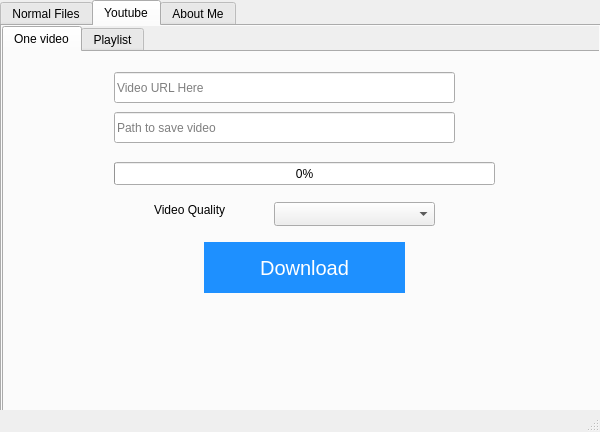
<?xml version="1.0" encoding="UTF-8"?>
<ui version="4.0">
 <class>MainWindow</class>
 <widget class="QMainWindow" name="MainWindow">
  <property name="geometry">
   <rect>
    <x>0</x>
    <y>0</y>
    <width>600</width>
    <height>432</height>
   </rect>
  </property>
  <property name="windowTitle">
   <string>MainWindow</string>
  </property>
  <widget class="QWidget" name="centralwidget">
   <widget class="QTabWidget" name="about">
    <property name="enabled">
     <bool>true</bool>
    </property>
    <property name="geometry">
     <rect>
      <x>0</x>
      <y>0</y>
      <width>601</width>
      <height>431</height>
     </rect>
    </property>
    <property name="cursor">
     <cursorShape>ArrowCursor</cursorShape>
    </property>
    <property name="styleSheet">
     <string notr="true"/>
    </property>
    <property name="currentIndex">
     <number>1</number>
    </property>
    <widget class="QWidget" name="tab">
     <attribute name="icon">
      <iconset resource="photo.qrc">
       <normaloff>:/icons/file.png</normaloff>:/icons/file.png</iconset>
     </attribute>
     <attribute name="title">
      <string>Normal Files</string>
     </attribute>
     <widget class="QLineEdit" name="lineEdit">
      <property name="geometry">
       <rect>
        <x>100</x>
        <y>20</y>
        <width>381</width>
        <height>31</height>
       </rect>
      </property>
      <property name="font">
       <font>
        <pointsize>11</pointsize>
        <weight>50</weight>
        <bold>false</bold>
       </font>
      </property>
      <property name="placeholderText">
       <string>URL Here</string>
      </property>
     </widget>
     <widget class="QLineEdit" name="lineEdit_2">
      <property name="geometry">
       <rect>
        <x>100</x>
        <y>60</y>
        <width>341</width>
        <height>31</height>
       </rect>
      </property>
      <property name="placeholderText">
       <string>Path to save file</string>
      </property>
     </widget>
     <widget class="QProgressBar" name="progressBar">
      <property name="geometry">
       <rect>
        <x>100</x>
        <y>110</y>
        <width>381</width>
        <height>23</height>
       </rect>
      </property>
      <property name="value">
       <number>0</number>
      </property>
     </widget>
     <widget class="QPushButton" name="pushButton_10">
      <property name="geometry">
       <rect>
        <x>450</x>
        <y>60</y>
        <width>31</width>
        <height>28</height>
       </rect>
      </property>
      <property name="cursor">
       <cursorShape>PointingHandCursor</cursorShape>
      </property>
      <property name="styleSheet">
       <string notr="true">border:none;</string>
      </property>
      <property name="text">
       <string/>
      </property>
      <property name="icon">
       <iconset resource="photo.qrc">
        <normaloff>:/icons/br.png</normaloff>:/icons/br.png</iconset>
      </property>
      <property name="iconSize">
       <size>
        <width>40</width>
        <height>40</height>
       </size>
      </property>
     </widget>
     <widget class="QPushButton" name="pushButton_6">
      <property name="geometry">
       <rect>
        <x>190</x>
        <y>160</y>
        <width>201</width>
        <height>51</height>
       </rect>
      </property>
      <property name="cursor">
       <cursorShape>PointingHandCursor</cursorShape>
      </property>
      <property name="styleSheet">
       <string notr="true">  background-color: DodgerBlue;
  border: none;
  color: white;
  padding: 12px 30px;
  font-size: 20px</string>
      </property>
      <property name="text">
       <string>Download</string>
      </property>
     </widget>
    </widget>
    <widget class="QWidget" name="tab_2">
     <attribute name="icon">
      <iconset resource="photo.qrc">
       <normaloff>:/icons/youtube.png</normaloff>:/icons/youtube.png</iconset>
     </attribute>
     <attribute name="title">
      <string>Youtube</string>
     </attribute>
     <widget class="QTabWidget" name="tabWidget_2">
      <property name="geometry">
       <rect>
        <x>0</x>
        <y>0</y>
        <width>601</width>
        <height>391</height>
       </rect>
      </property>
      <property name="cursor">
       <cursorShape>ArrowCursor</cursorShape>
      </property>
      <property name="focusPolicy">
       <enum>Qt::NoFocus</enum>
      </property>
      <property name="contextMenuPolicy">
       <enum>Qt::DefaultContextMenu</enum>
      </property>
      <property name="layoutDirection">
       <enum>Qt::LeftToRight</enum>
      </property>
      <property name="autoFillBackground">
       <bool>true</bool>
      </property>
      <property name="tabPosition">
       <enum>QTabWidget::North</enum>
      </property>
      <property name="tabShape">
       <enum>QTabWidget::Rounded</enum>
      </property>
      <property name="currentIndex">
       <number>0</number>
      </property>
      <widget class="QWidget" name="tab_3">
       <attribute name="icon">
        <iconset resource="photo.qrc">
         <normaloff>:/icons/one.png</normaloff>:/icons/one.png</iconset>
       </attribute>
       <attribute name="title">
        <string>One video</string>
       </attribute>
       <widget class="QLineEdit" name="lineEdit_3">
        <property name="geometry">
         <rect>
          <x>110</x>
          <y>20</y>
          <width>341</width>
          <height>31</height>
         </rect>
        </property>
        <property name="placeholderText">
         <string>Video URL Here</string>
        </property>
       </widget>
       <widget class="QProgressBar" name="progressBar_2">
        <property name="geometry">
         <rect>
          <x>110</x>
          <y>110</y>
          <width>381</width>
          <height>23</height>
         </rect>
        </property>
        <property name="styleSheet">
         <string notr="true"/>
        </property>
        <property name="value">
         <number>0</number>
        </property>
       </widget>
       <widget class="QLineEdit" name="lineEdit_4">
        <property name="geometry">
         <rect>
          <x>110</x>
          <y>60</y>
          <width>341</width>
          <height>31</height>
         </rect>
        </property>
        <property name="placeholderText">
         <string>Path to save video</string>
        </property>
       </widget>
       <widget class="QPushButton" name="pushButton_4">
        <property name="geometry">
         <rect>
          <x>200</x>
          <y>190</y>
          <width>201</width>
          <height>51</height>
         </rect>
        </property>
        <property name="cursor">
         <cursorShape>PointingHandCursor</cursorShape>
        </property>
        <property name="styleSheet">
         <string notr="true">  background-color: DodgerBlue;
  border: none;
  color: white;
  padding: 12px 30px;
  font-size: 20px</string>
        </property>
        <property name="text">
         <string>Download</string>
        </property>
       </widget>
       <widget class="QLabel" name="label">
        <property name="geometry">
         <rect>
          <x>150</x>
          <y>150</y>
          <width>81</width>
          <height>16</height>
         </rect>
        </property>
        <property name="text">
         <string>Video Quality</string>
        </property>
       </widget>
       <widget class="QComboBox" name="comboBox">
        <property name="geometry">
         <rect>
          <x>270</x>
          <y>150</y>
          <width>161</width>
          <height>24</height>
         </rect>
        </property>
       </widget>
       <widget class="QPushButton" name="pushButton_5">
        <property name="geometry">
         <rect>
          <x>460</x>
          <y>20</y>
          <width>31</width>
          <height>28</height>
         </rect>
        </property>
        <property name="cursor">
         <cursorShape>PointingHandCursor</cursorShape>
        </property>
        <property name="toolTip">
         <string>&lt;html&gt;&lt;head/&gt;&lt;body&gt;&lt;p&gt;Click To fetch video Info from youtube&lt;/p&gt;&lt;/body&gt;&lt;/html&gt;</string>
        </property>
        <property name="styleSheet">
         <string notr="true">border:none;</string>
        </property>
        <property name="text">
         <string/>
        </property>
        <property name="icon">
         <iconset resource="photo.qrc">
          <normaloff>:/icons/pull.png</normaloff>:/icons/pull.png</iconset>
        </property>
        <property name="iconSize">
         <size>
          <width>35</width>
          <height>35</height>
         </size>
        </property>
       </widget>
       <widget class="QPushButton" name="pushButton_9">
        <property name="geometry">
         <rect>
          <x>460</x>
          <y>60</y>
          <width>31</width>
          <height>28</height>
         </rect>
        </property>
        <property name="cursor">
         <cursorShape>PointingHandCursor</cursorShape>
        </property>
        <property name="styleSheet">
         <string notr="true">border:none;</string>
        </property>
        <property name="text">
         <string/>
        </property>
        <property name="icon">
         <iconset resource="photo.qrc">
          <normaloff>:/icons/br.png</normaloff>:/icons/br.png</iconset>
        </property>
        <property name="iconSize">
         <size>
          <width>40</width>
          <height>40</height>
         </size>
        </property>
       </widget>
      </widget>
      <widget class="QWidget" name="tab_4">
       <attribute name="icon">
        <iconset resource="photo.qrc">
         <normaloff>:/icons/multi.png</normaloff>:/icons/multi.png</iconset>
       </attribute>
       <attribute name="title">
        <string>Playlist</string>
       </attribute>
       <widget class="QLineEdit" name="lineEdit_5">
        <property name="geometry">
         <rect>
          <x>110</x>
          <y>60</y>
          <width>341</width>
          <height>31</height>
         </rect>
        </property>
        <property name="placeholderText">
         <string>Path to save video</string>
        </property>
       </widget>
       <widget class="QLineEdit" name="lineEdit_6">
        <property name="geometry">
         <rect>
          <x>110</x>
          <y>20</y>
          <width>381</width>
          <height>31</height>
         </rect>
        </property>
        <property name="placeholderText">
         <string>Video URL Here</string>
        </property>
       </widget>
       <widget class="QPushButton" name="pushButton_8">
        <property name="geometry">
         <rect>
          <x>460</x>
          <y>60</y>
          <width>31</width>
          <height>28</height>
         </rect>
        </property>
        <property name="cursor">
         <cursorShape>PointingHandCursor</cursorShape>
        </property>
        <property name="styleSheet">
         <string notr="true">border:none;</string>
        </property>
        <property name="text">
         <string/>
        </property>
        <property name="icon">
         <iconset resource="photo.qrc">
          <normaloff>:/icons/br.png</normaloff>:/icons/br.png</iconset>
        </property>
        <property name="iconSize">
         <size>
          <width>40</width>
          <height>40</height>
         </size>
        </property>
       </widget>
       <widget class="QProgressBar" name="progressBar_3">
        <property name="geometry">
         <rect>
          <x>80</x>
          <y>160</y>
          <width>381</width>
          <height>31</height>
         </rect>
        </property>
        <property name="value">
         <number>0</number>
        </property>
       </widget>
       <widget class="QLabel" name="label_3">
        <property name="geometry">
         <rect>
          <x>270</x>
          <y>230</y>
          <width>41</width>
          <height>31</height>
         </rect>
        </property>
        <property name="font">
         <font>
          <pointsize>18</pointsize>
          <weight>75</weight>
          <bold>true</bold>
         </font>
        </property>
        <property name="text">
         <string>Of</string>
        </property>
       </widget>
       <widget class="QLCDNumber" name="lcdNumber">
        <property name="enabled">
         <bool>true</bool>
        </property>
        <property name="geometry">
         <rect>
          <x>130</x>
          <y>220</y>
          <width>121</width>
          <height>41</height>
         </rect>
        </property>
        <property name="font">
         <font>
          <pointsize>17</pointsize>
          <weight>75</weight>
          <bold>true</bold>
         </font>
        </property>
       </widget>
       <widget class="QLCDNumber" name="lcdNumber_2">
        <property name="geometry">
         <rect>
          <x>310</x>
          <y>220</y>
          <width>111</width>
          <height>41</height>
         </rect>
        </property>
       </widget>
       <widget class="QPushButton" name="pushButton_7">
        <property name="geometry">
         <rect>
          <x>180</x>
          <y>280</y>
          <width>201</width>
          <height>51</height>
         </rect>
        </property>
        <property name="cursor">
         <cursorShape>PointingHandCursor</cursorShape>
        </property>
        <property name="styleSheet">
         <string notr="true">  background-color: DodgerBlue;
  border: none;
  color: white;
  padding: 12px 30px;
  font-size: 20px</string>
        </property>
        <property name="text">
         <string>Download</string>
        </property>
       </widget>
       <widget class="QLabel" name="label_4">
        <property name="geometry">
         <rect>
          <x>27</x>
          <y>110</y>
          <width>541</width>
          <height>31</height>
         </rect>
        </property>
        <property name="text">
         <string/>
        </property>
       </widget>
       <widget class="QLabel" name="label_11">
        <property name="geometry">
         <rect>
          <x>480</x>
          <y>160</y>
          <width>111</width>
          <height>31</height>
         </rect>
        </property>
        <property name="text">
         <string>0 KB/S</string>
        </property>
       </widget>
      </widget>
     </widget>
    </widget>
    <widget class="QWidget" name="tab_5">
     <attribute name="title">
      <string>About Me</string>
     </attribute>
     <widget class="QLabel" name="label_5">
      <property name="geometry">
       <rect>
        <x>30</x>
        <y>-70</y>
        <width>581</width>
        <height>211</height>
       </rect>
      </property>
      <property name="font">
       <font>
        <pointsize>17</pointsize>
       </font>
      </property>
      <property name="text">
       <string>This is my First Desktop App with Paython and PQT5</string>
      </property>
     </widget>
     <widget class="QLabel" name="label_6">
      <property name="geometry">
       <rect>
        <x>80</x>
        <y>0</y>
        <width>581</width>
        <height>171</height>
       </rect>
      </property>
      <property name="font">
       <font>
        <pointsize>18</pointsize>
       </font>
      </property>
      <property name="text">
       <string>Follow this link to get the source Code</string>
      </property>
      <property name="openExternalLinks">
       <bool>true</bool>
      </property>
     </widget>
     <widget class="QLabel" name="label_7">
      <property name="geometry">
       <rect>
        <x>180</x>
        <y>130</y>
        <width>351</width>
        <height>51</height>
       </rect>
      </property>
      <property name="font">
       <font>
        <pointsize>19</pointsize>
       </font>
      </property>
      <property name="text">
       <string>&lt;html&gt;&lt;head/&gt;&lt;body&gt;&lt;p&gt;&lt;a href=&quot;https://github.com/ahmed3bead&quot;&gt;&lt;span style=&quot; text-decoration: underline; color:#0000ff;&quot;&gt;View Code Source&lt;/span&gt;&lt;/a&gt;&lt;/p&gt;&lt;/body&gt;&lt;/html&gt;</string>
      </property>
      <property name="openExternalLinks">
       <bool>true</bool>
      </property>
     </widget>
     <widget class="QLabel" name="label_9">
      <property name="geometry">
       <rect>
        <x>160</x>
        <y>160</y>
        <width>281</width>
        <height>81</height>
       </rect>
      </property>
      <property name="font">
       <font>
        <pointsize>14</pointsize>
       </font>
      </property>
      <property name="focusPolicy">
       <enum>Qt::NoFocus</enum>
      </property>
      <property name="text">
       <string>&lt;html&gt;&lt;head/&gt;&lt;body&gt;&lt;p&gt;&lt;a href=&quot;https://www.youtube.com/watch?v=CGEu9C44xCc&quot;&gt;&lt;span style=&quot; text-decoration: underline; color:#0000ff;&quot;&gt;Click here to see the tutorial &lt;/span&gt;&lt;/a&gt;&lt;/p&gt;&lt;/body&gt;&lt;/html&gt;</string>
      </property>
      <property name="openExternalLinks">
       <bool>true</bool>
      </property>
     </widget>
     <widget class="QLabel" name="label_10">
      <property name="geometry">
       <rect>
        <x>230</x>
        <y>270</y>
        <width>181</width>
        <height>81</height>
       </rect>
      </property>
      <property name="text">
       <string>&lt;a href='https://www.facebook.com/A7med3Bead'&gt;&lt;img src=&quot;:/icons/facebook.png&quot; width=&quot;90&quot; /&gt;&lt;/a&gt;</string>
      </property>
      <property name="openExternalLinks">
       <bool>true</bool>
      </property>
     </widget>
    </widget>
   </widget>
  </widget>
  <widget class="QStatusBar" name="statusbar"/>
 </widget>
 <resources>
  <include location="photo.qrc"/>
 </resources>
 <connections/>
</ui>
